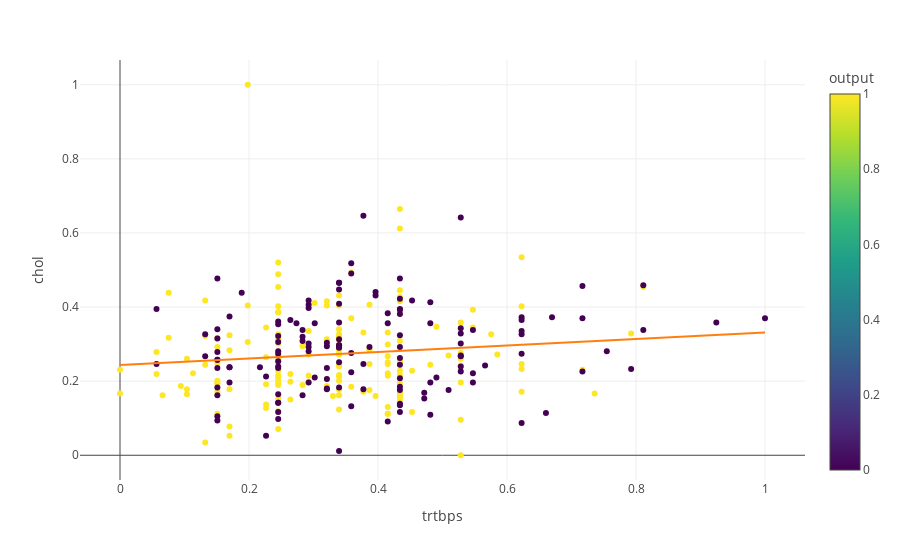

Notebook source saved alongside this figure:
### Code cell
fig = px.scatter (df, x = "trtbps", y = "chol", color = "output", template = "gridon",  trendline="ols")
fig.show ()

### Figure 1 — Plotly figure (JSON) as saved in the notebook; plotly's stock layout.template omitted (floating-point values rounded to 4 significant figures; data arrays with more than 128 entries replaced by an {"elided": "..."} marker saying what was removed)
{"data": [{"hovertemplate": "trtbps=%{x}<br>chol=%{y}<br>output=%{marker.color}<extra></extra>", "legendgroup": "", "marker": {"color": {"elided": "303 int values"}, "coloraxis": "coloraxis", "symbol": "circle"}, "mode": "markers", "name": "", "orientation": "v", "showlegend": false, "type": "scatter", "x": {"elided": "303 float values"}, "xaxis": "x", "y": {"elided": "303 float values"}, "yaxis": "y"}, {"hovertemplate": "<b>OLS trendline</b><br>chol = 0.0880958 * trtbps + 0.243307<br>R<sup>2</sup>=0.015172<br><br>trtbps=%{x}<br>chol=%{y} <b>(trend)</b><extra></extra>", "legendgroup": "", "marker": {"symbol": "circle"}, "mode": "lines", "name": "", "showlegend": false, "type": "scatter", "x": {"elided": "303 float values"}, "xaxis": "x", "y": {"elided": "303 float values"}, "yaxis": "y"}], "layout": {"coloraxis": {"colorbar": {"title": {"text": "output"}}, "colorscale": [[0, "#440154"], [0.1111, "#482878"], [0.2222, "#3e4989"], [0.3333, "#31688e"], [0.4444, "#26828e"], [0.5556, "#1f9e89"], [0.6667, "#35b779"], [0.7778, "#6ece58"], [0.8889, "#b5de2b"], [1, "#fde725"]]}, "legend": {"tracegroupgap": 0}, "margin": {"t": 60}, "xaxis": {"anchor": "y", "domain": [0, 1], "title": {"text": "trtbps"}}, "yaxis": {"anchor": "x", "domain": [0, 1], "title": {"text": "chol"}}}}
